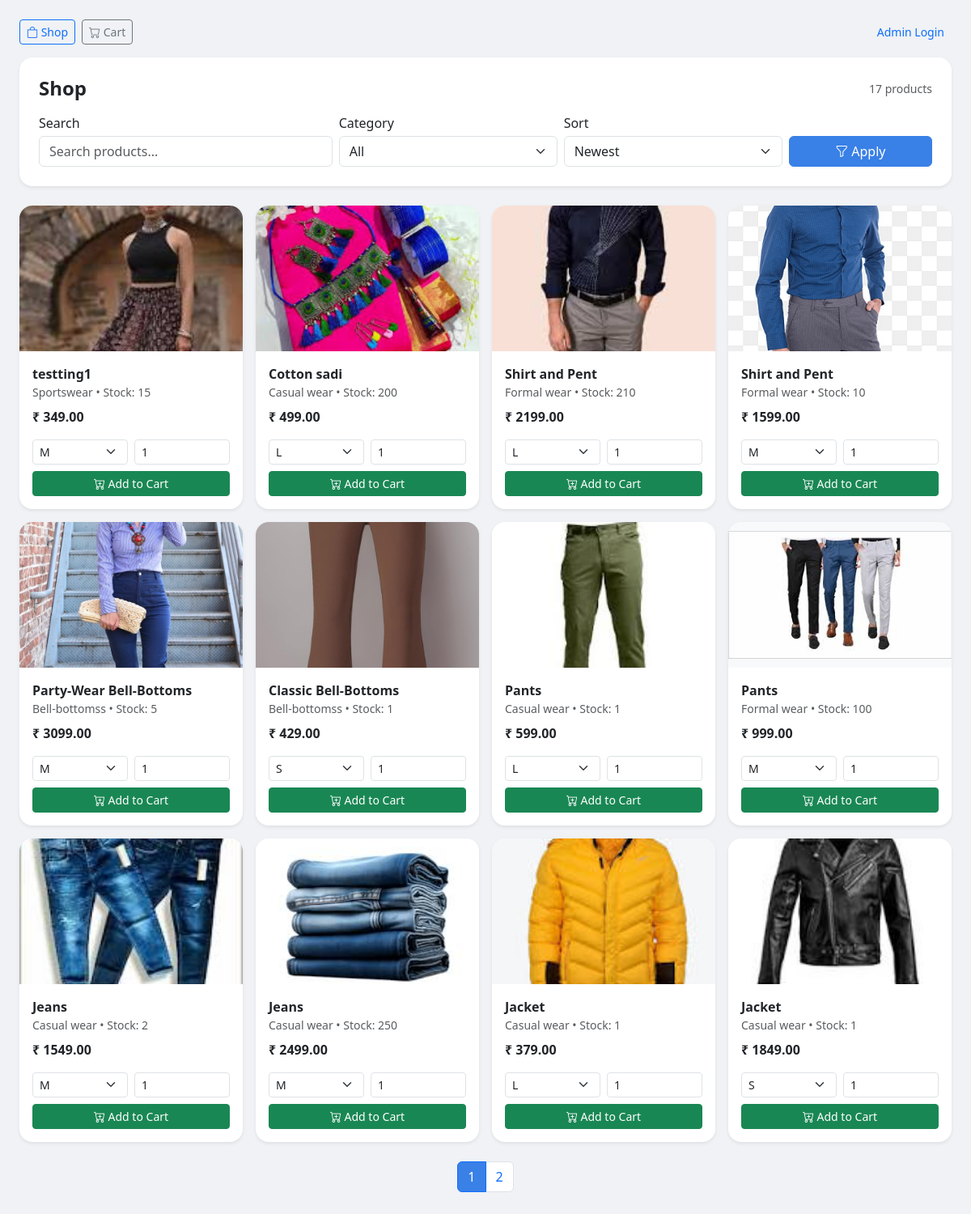
Page /shop on the committed database.
### tables this page shows
CREATE TABLE clothing (
            id INTEGER PRIMARY KEY AUTOINCREMENT,
            name TEXT,
            category TEXT,
            size TEXT,
            quantity INTEGER,
            price REAL,
            created_at TEXT
        , image TEXT, barcode TEXT, qrcode TEXT);

### customer_routes.py (the view)
    @app.route("/shop")
    def shop():
        db = get_db()
        category_filter = request.args.get("category", "").strip()
        search = request.args.get("search", "").strip()
        sort = request.args.get("sort", "created_desc")
        page = int(request.args.get("page", 1))
        per_page = 12
        where_clause = "WHERE quantity > 0"
        params = []
        if category_filter:
            where_clause += " AND category = ?"
            params.append(category_filter)
        if search:
            where_clause += " AND (name LIKE ? OR category LIKE ?)"
            like = f"%{search}%"
            params.extend([like, like])
        sort_map = {
            "created_desc": "created_at DESC",
            "created_asc": "created_at ASC",
            "price_low": "price ASC",
            "price_high": "price DESC",
            "name_asc": "name ASC",
            "name_desc": "name DESC",
        }
        order_by = sort_map.get(sort, "created_at DESC")
        count_row = db.execute(
            f"SELECT COUNT(*) AS c FROM clothing {where_clause}",
            params,
        ).fetchone()
        total_items = count_row["c"] if count_row else 0
        total_pages = max(1, ceil(total_items / per_page)) if total_items else 1
        if page > total_pages:
            page = total_pages
        if page < 1:
            page = 1
        offset = (page - 1) * per_page
        products = db.execute(
            f"""
            SELECT * FROM clothing
            {where_clause}
            ORDER BY {order_by}
            LIMIT ? OFFSET ?
            """,
            params + [per_page, offset],
        ).fetchall()
        categories = db.execute(
            "SELECT DISTINCT category FROM clothing WHERE quantity > 0 ORDER BY category",
        ).fetchall()
        pages = list(range(1, total_pages + 1))
        return render_template(
            "shop.html",
            products=products,
            categories=categories,
            category_filter=category_filter,
            search=search,
            sort=sort,
            page=page,
            pages=pages,
            total_items=total_items,
            title="Shop - Clothing Store",
        )

### app.py (called while the page is built)
def get_db():
    conn = sqlite3.connect(os.path.join(BASE_DIR, "inventory.db"))
    conn.row_factory = sqlite3.Row
    return conn

### templates/shop.html (shortened to what this page needs)
{% extends "base.html" %}
{% block content %}
<div class="d-flex flex-wrap justify-content-between align-items-center gap-2 mb-3">
    <div class="d-flex gap-2">
        <a href="{{ url_for('shop') }}" class="btn btn-outline-primary btn-sm">
            <i class="bi bi-bag"></i> Shop
        </a>
        <a href="{{ url_for('view_cart') }}" class="btn btn-outline-secondary btn-sm">
            <i class="bi bi-cart"></i> Cart
        </a>
    </div>
    <a href="{{ url_for('login') }}" class="btn btn-link btn-sm text-decoration-none">Admin Login</a>
</div>
<div class="card shadow-sm p-4 mb-4">
    <div class="d-flex flex-wrap justify-content-between align-items-center gap-2 mb-3">
        <h4 class="fw-bold mb-0">Shop</h4>
        <div class="text-muted small">{{ total_items }} products</div>
    </div>
    <form method="GET" class="row g-2 align-items-end">
        <div class="col-md-4">
            <label class="form-label mb-1">Search</label>
            <input name="search" value="{{ search }}" class="form-control" placeholder="Search products...">
        </div>
        <div class="col-md-3">
            <label class="form-label mb-1">Category</label>
            <select name="category" class="form-select">
                <option value="">All</option>
            </select>
        </div>
        <div class="col-md-3">
            <label class="form-label mb-1">Sort</label>
            <select name="sort" class="form-select">
                <option value="created_desc" {% if sort=='created_desc' %}selected{% endif %}>Newest</option>
            </select>
        </div>
        <div class="col-md-2 d-grid">
            <button class="btn btn-primary"><i class="bi bi-funnel"></i> Apply</button>
        </div>
    </form>
</div>
<div class="row g-3">
    {% for p in products %}
    <div class="col-sm-6 col-md-4 col-lg-3">
        <div class="card shadow-sm h-100 overflow-hidden">
            <div class="bg-light" style="height:180px; display:flex; align-items:center; justify-content:center;">
                {% if p.image %}
                <img src="{{ url_for('uploaded_file', filename=p.image) }}"
                     alt="{{ p.name }}"
                     style="max-height:180px; width:100%; object-fit:cover;">
                {% else %}
                <div class="text-muted small">No image</div>
                {% endif %}
            </div>
            <div class="card-body">
                <div class="fw-semibold">{{ p.name }}</div>
                <div class="text-muted small">{{ p.category }} • Stock: {{ p.quantity }}</div>
                <div class="mt-2 fw-bold">₹ {{ '%.2f'|format(p.price) }}</div>
                <form class="mt-3" method="POST" action="{{ url_for('add_to_cart', item_id=p.id) }}">
                    <div class="row g-2">
                        <div class="col-6">
                            <select class="form-select form-select-sm" name="size">
                                {% set raw = (p.size or 'M')|string %}
                                {% set sizes = raw.replace(',', '/').split('/') %}
                                {% for s in sizes %}
                                    {% set opt = s.strip() %}
                                    {% if opt %}
                                    <option value="{{ opt }}">{{ opt }}</option>
                                    {% endif %}
                                {% endfor %}
                            </select>
                        </div>
                        <div class="col-6">
                            <input class="form-control form-control-sm" type="number" name="quantity" min="1" value="1">
                        </div>
                        <div class="col-12 d-grid">
                            <button class="btn btn-sm btn-success">
                                <i class="bi bi-cart-plus"></i> Add to Cart
                            </button>
                        </div>
                    </div>
                </form>
            </div>
        </div>
    </div>
    {% else %}
    <div class="col-12">
        <div class="alert alert-info mb-0">No products found.</div>
    </div>
    {% endfor %}
</div>
{% if pages|length > 1 %}
<nav class="mt-4">
    <ul class="pagination justify-content-center flex-wrap">
        {% for pnum in pages %}
        <li class="page-item {% if pnum==page %}active{% endif %}">
            <a class="page-link"
               href="{{ url_for('shop', page=pnum, category=category_filter, search=search, sort=sort) }}">{{ pnum }}</a>
        </li>
        {% endfor %}
    </ul>
</nav>
{% endif %}
{% endblock %}

### templates/base.html (style rules this page uses)
:root { --bg-main: #f0f2f5; --card-bg: #ffffff; --text-main: #111827; --sidebar-bg: #0d6efd; }
body { background: var(--bg-main); color: var(--text-main); margin: 0; }
.card { background: var(--card-bg); border: none; border-radius: 16px; }
.btn-primary { background-color: #3980e7; border-color: #3980e7; color: #fff; }
.active>.page-link, .page-link.active { background-color: #3980e7; }

### rows in the picture
clothing: image (picture), name "testting1", category "Sportswear", quantity "15", price "349.00"
clothing: image (picture), name "Cotton sadi", category "Casual wear", quantity "200", price "499.00"
clothing: image (picture), name "Shirt and Pent", category "Formal wear", quantity "210", price "2199.00"
clothing: image (picture), name "Shirt and Pent", category "Formal wear", quantity "10", price "1599.00"
clothing: image+name (picture), name "Party-Wear Bell-Bottoms", category "Bell-bottomss", quantity "5", price "3099.00"
clothing: image+name (picture), name "Classic Bell-Bottoms", category "Bell-bottomss", quantity "1", price "429.00"
clothing: image+name (picture), name "Pants", category "Casual wear", quantity "1", price "599.00"
clothing: image (picture), name "Pants", category "Formal wear", quantity "100", price "999.00"
clothing: image+name (picture), name "Jeans", category "Casual wear", quantity "2", price "1549.00"
clothing: image+name (picture), name "Jeans", category "Casual wear", quantity "250", price "2499.00"
clothing: image+name (picture), name "Jacket", category "Casual wear", quantity "1", price "379.00"
clothing: image+name (picture), name "Jacket", category "Casual wear", quantity "1", price "1849.00"

### other values in the picture
{{ total_items }} "17"
{{ pnum }} "1" "2"
form field size "M"
form field size "L"
form field size "S"
